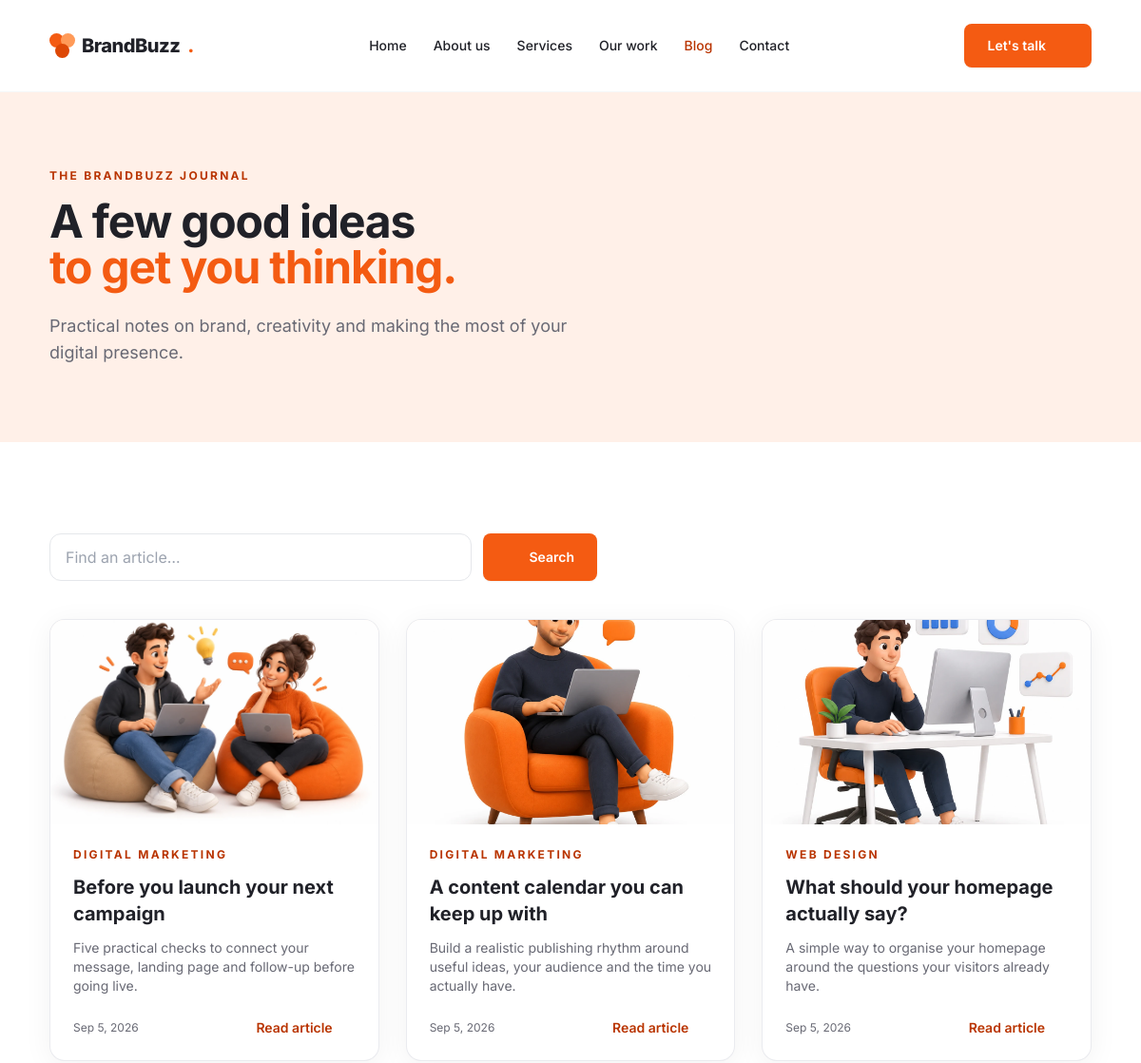
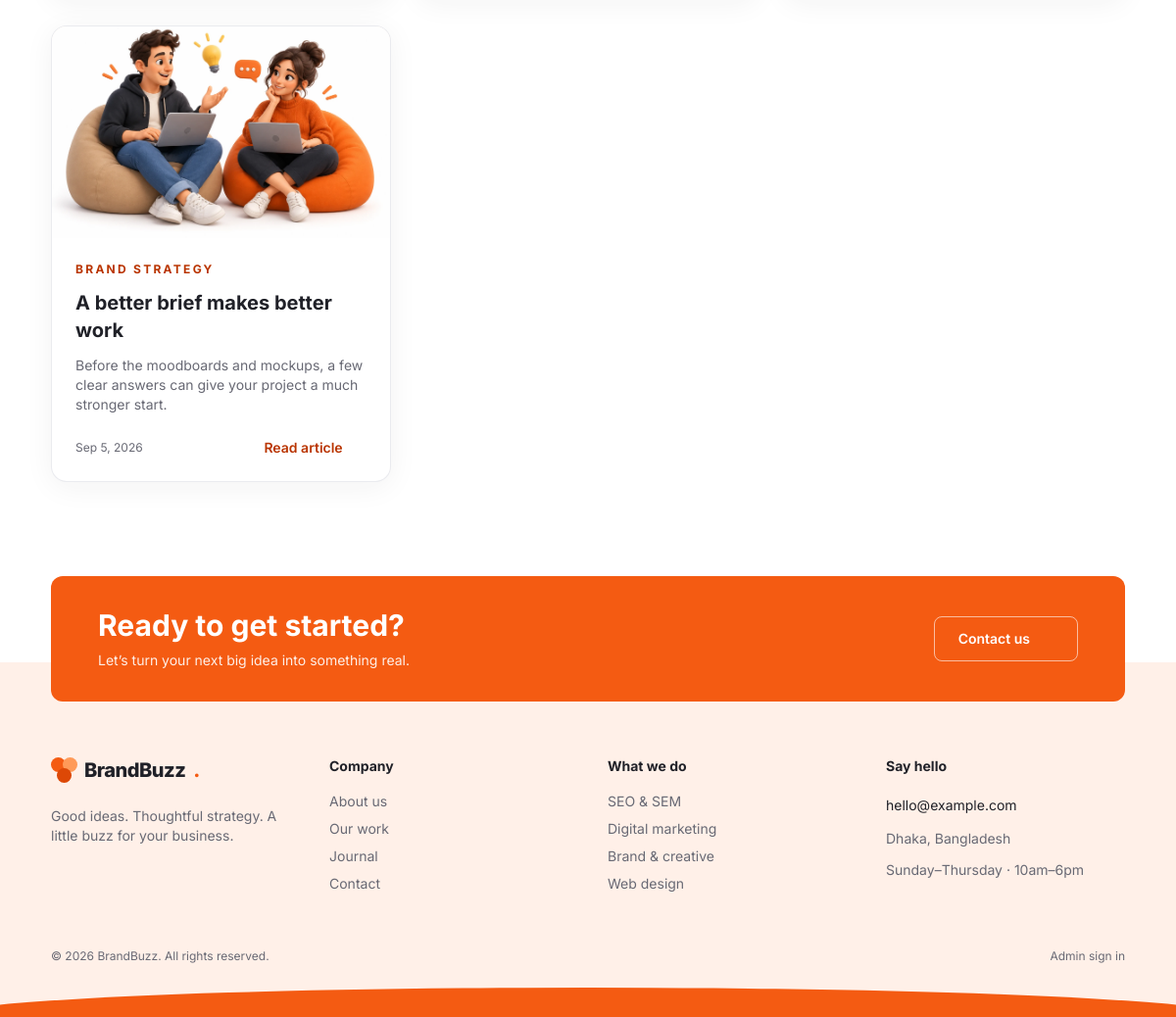
Screenshot of /blog.php with the database file from the repository (2 pictures, top to bottom).
### tables this page shows
CREATE TABLE IF NOT EXISTS blogs (
 id BIGINT UNSIGNED AUTO_INCREMENT PRIMARY KEY,
 title VARCHAR(140) NOT NULL,
 slug VARCHAR(160) NOT NULL UNIQUE,
 excerpt VARCHAR(300) NOT NULL,
 content MEDIUMTEXT NOT NULL,
 category VARCHAR(60) NOT NULL,
 author VARCHAR(100) NOT NULL,
 image VARCHAR(255) DEFAULT NULL,
 status ENUM('draft','published') NOT NULL DEFAULT 'draft',
 sort_order INT UNSIGNED NOT NULL DEFAULT 0,
 created_at TIMESTAMP NOT NULL DEFAULT CURRENT_TIMESTAMP,
 updated_at TIMESTAMP NOT NULL DEFAULT CURRENT_TIMESTAMP ON UPDATE CURRENT_TIMESTAMP,
 INDEX idx_blogs_status (status,id)
);

CREATE TABLE IF NOT EXISTS services (
 id BIGINT UNSIGNED AUTO_INCREMENT PRIMARY KEY,
 title VARCHAR(140) NOT NULL,
 slug VARCHAR(160) NOT NULL UNIQUE,
 excerpt VARCHAR(300) NOT NULL,
 content MEDIUMTEXT NOT NULL,
 icon VARCHAR(30) NOT NULL DEFAULT 'sparkles',
 accent VARCHAR(20) NOT NULL DEFAULT 'orange',
 status ENUM('draft','published') NOT NULL DEFAULT 'draft',
 sort_order INT UNSIGNED NOT NULL DEFAULT 0,
 created_at TIMESTAMP NOT NULL DEFAULT CURRENT_TIMESTAMP,
 updated_at TIMESTAMP NOT NULL DEFAULT CURRENT_TIMESTAMP ON UPDATE CURRENT_TIMESTAMP,
 INDEX idx_services_status_sort (status,sort_order)
);

### app/controllers/BlogController.php (called while the page is built, shortened)
<?php
final class BlogController {
    public static function index(): void {
        $search = substr(query('q'),0,100); $data = Blog::paginate(max(1,(int)query('page','1')),9,$search,true);
        public_page('blog/index',$data+['search'=>$search,'active'=>'blog','title'=>'Journal','canonical'=>page_url('blog')]);
    }
}

### public/blog.php (called while the page is built)
<?php
require dirname(__DIR__) . '/app/bootstrap.php';
BlogController::index();

### app/config/constants.php (called while the page is built, shortened)
<?php
function env(string $key, string $default = ''): string { $value = getenv($key); return $value === false ? $default : $value; }

### app/models/Setting.php (called while the page is built, shortened)
<?php
final class Setting {
    private static ?array $cache = null;
    public static function all(): array { if (self::$cache === null) self::$cache = Database::connection()->query('SELECT setting_key, setting_value FROM settings')->fetchAll(PDO::FETCH_KEY_PAIR); return self::$cache; }
    public static function get(string $key, string $default = ''): string { return (string)(self::all()[$key] ?? $default); }
}

### app/config/database.php (called while the page is built, shortened)
<?php
final class Database {
    private static ?PDO $connection = null;
    public static function connection(): PDO {
        if (self::$connection !== null) return self::$connection;
        $database = env('DB_DATABASE', 'brandbuzz_agency');
        $host = env('DB_HOST', '127.0.0.1');
        $port = (int) env('DB_PORT', '3306');
        self::$connection = new PDO("mysql:host={$host};port={$port};dbname={$database};charset=utf8mb4", env('DB_USERNAME', 'root'), env('DB_PASSWORD'), [
            PDO::ATTR_ERRMODE => PDO::ERRMODE_EXCEPTION,
            PDO::ATTR_DEFAULT_FETCH_MODE => PDO::FETCH_ASSOC,
            PDO::ATTR_EMULATE_PREPARES => false,
        ]);
        return self::$connection;
    }
}

### app/models/Model.php (called while the page is built, shortened)
<?php
abstract class Model {
    protected static string $table;
    public static function db(): PDO { return Database::connection(); }
    public static function published(): array { return static::db()->query('SELECT * FROM ' . static::$table . " WHERE status = 'published' ORDER BY sort_order ASC, id DESC")->fetchAll(); }
    public static function paginate(int $page = 1, int $perPage = 10, string $search = '', bool $public = false): array {
        $where = []; $values = [];
        if ($public) $where[] = "status = 'published'";
        $clause = $where ? ' WHERE ' . implode(' AND ', $where) : '';
        $count = static::db()->prepare('SELECT COUNT(*) FROM ' . static::$table . $clause); $count->execute($values); $total = (int)$count->fetchColumn();
        $pages = max(1, (int)ceil($total / $perPage)); $page = max(1, min($pages, $page)); $offset = ($page - 1) * $perPage;
        $stmt = static::db()->prepare('SELECT * FROM ' . static::$table . $clause . " ORDER BY id DESC LIMIT {$perPage} OFFSET {$offset}"); $stmt->execute($values);
        return ['items' => $stmt->fetchAll(), 'total' => $total, 'page' => $page, 'pages' => $pages];
    }
}

### app/bootstrap.php (called while the page is built, shortened)
<?php
require_once __DIR__ . '/config/constants.php';
require_once __DIR__ . '/config/database.php';
spl_autoload_register(function(string $class): void {
    foreach (['models','controllers'] as $directory) { $path = __DIR__ . '/' . $directory . '/' . $class . '.php'; if (is_file($path)) { require_once $path; return; } }
});
require_once __DIR__ . '/helpers/functions.php';

### resources/views/blog/index.php (the view)
<section class="page-intro"><div class="container-page"><p class="eyebrow">The BrandBuzz journal</p><h1>A few good ideas<br><span class="text-brand-500">to get you thinking.</span></h1><p class="text-muted text-lg mt-6 max-w-xl">Practical notes on brand, creativity and making the most of your digital presence.</p></div></section><section class="container-page section-space"><form method="get" class="flex gap-3 max-w-xl mb-10" action="<?= e(page_url('blog')) ?>" role="search"><label class="sr-only" for="blog-search">Search articles</label><input id="blog-search" type="search" name="q" value="<?= e($search) ?>" placeholder="Find an article…" maxlength="100"><button class="btn btn-primary" type="submit"><?= icon('search','w-4 h-4') ?><span>Search</span></button></form><div class="grid md:grid-cols-2 lg:grid-cols-3 gap-7"><?php foreach($items as $post): ?><article class="card overflow-hidden"><a href="<?= e(page_url('blog',['slug'=>$post['slug']])) ?>"><img class="w-full aspect-[16/10] object-cover bg-brand-50" src="<?= e(media($post['image'])) ?>" width="640" height="400" alt="<?= e($post['title']) ?>" loading="lazy"></a><div class="p-6"><p class="eyebrow mb-3"><?= e($post['category']) ?></p><h2 class="text-xl font-bold"><a class="hover:text-brand-600" href="<?= e(page_url('blog',['slug'=>$post['slug']])) ?>"><?= e($post['title']) ?></a></h2><p class="text-sm text-muted mt-3"><?= e($post['excerpt']) ?></p><div class="flex justify-between items-center mt-6 gap-3"><span class="text-xs text-muted"><?= e(date('M j, Y',strtotime($post['created_at']))) ?></span><a class="link-arrow" href="<?= e(page_url('blog',['slug'=>$post['slug']])) ?>">Read article <?= icon('arrow','w-4 h-4') ?></a></div></div></article><?php endforeach ?></div><?php if(!$items): ?><div class="card p-10 text-center"><h2 class="text-2xl font-bold">No articles found.</h2><p class="text-muted mt-3">Try another phrase or browse all articles.</p><a class="btn btn-outline mt-5" href="<?= e(page_url('blog')) ?>">All articles</a></div><?php endif ?><?php view('layouts/pagination',['page'=>$page,'pages'=>$pages,'paginationUrl'=>page_url('blog'),'paginationParams'=>['q'=>$search]]); ?></section>

### resources/views/layouts/header.php (shortened to what this page needs)
<!doctype html>
<html lang="en">
<head>
  <link rel="stylesheet" href="<?= e(asset('css/tailwind.css')) ?>">
</head>
<body>

### resources/views/layouts/navbar.php (shortened to what this page needs)
<?php $nav = ['index'=>'Home','about'=>'About us','services'=>'Services','portfolio'=>'Our work','blog'=>'Blog','contact'=>'Contact']; ?>
<header class="bg-white border-b border-gray-100/70">
  <div class="container-page flex items-center justify-between gap-6 h-24">
    <a class="brand" href="<?= e(page_url()) ?>" aria-label="<?= e(setting('site_name','BrandBuzz')) ?> home"><span class="brand-mark" aria-hidden="true"><i></i><i></i><i></i></span><?= e(setting('site_name','BrandBuzz')) ?><span>.</span></a>
    <nav class="hidden lg:flex items-center gap-7" aria-label="Main navigation">
      <?php foreach($nav as $file=>$label): ?><a class="nav-link <?= ($active ?? '') === $file ? 'active' : '' ?>" <?= ($active ?? '') === $file ? 'aria-current="page"' : '' ?> href="<?= e(page_url($file)) ?>"><?= e($label) ?></a><?php endforeach ?>
    </nav>
    <a href="<?= e(page_url('contact')) ?>" class="hidden lg:inline-flex btn btn-primary">Let's talk <?= icon('arrow','w-4 h-4') ?></a>
  </div>
</header>

### app/helpers/functions.php (shortened to what this page needs)
<?php
function e(mixed $value): string { return htmlspecialchars((string)($value ?? ''), ENT_QUOTES | ENT_SUBSTITUTE, 'UTF-8'); }
function query(string $key, string $default = ''): string { $v = $_GET[$key] ?? $default; return is_scalar($v) ? trim((string)$v) : $default; }
function base_path(): string {
    $script = str_replace('\\', '/', $_SERVER['SCRIPT_NAME'] ?? '');
    foreach (['/public/', '/admin/'] as $segment) { $pos = strpos($script, $segment); if ($pos !== false) return substr($script, 0, $pos); }
    $dir = str_replace('\\', '/', dirname($script));
    return $dir === '/' || $dir === '.' ? '' : rtrim($dir, '/');
}
function url(string $path = ''): string {
    $base = env('APP_URL');
    if ($base === '') $base = base_path();
    $base = rtrim($base, '/');
    $trimmed = ltrim($path, '/');
    return $trimmed === '' ? ($base !== '' ? $base . '/' : '/') : ($base !== '' ? $base . '/' . $trimmed : '/' . $trimmed);
}
function page_url(string $page = 'index', array $params = []): string {
    $page = trim($page, '/');
    if ($page === '' || $page === 'index') {
        $path = '';
    } else {
        $path = preg_replace('/\.php$/i', '', $page);
    }
    $query = $params ? '?' . http_build_query($params) : '';
    return url($path) . $query;
}
function asset(string $path): string { return url('public_assets/' . ltrim($path, '/')); }
function media(?string $path, string $fallback = 'images/agency.webp'): string {
    $path = $path ?: $fallback;
    return asset($path);
}
function view(string $name, array $data = []): void { extract($data, EXTR_SKIP); require ROOT_PATH . '/resources/views/' . $name . '.php'; }
function setting(string $key, string $fallback = ''): string { return Setting::get($key, $fallback); }
function public_page(string $template, array $data = []): void {
    view('layouts/header', $data); view('layouts/navbar', $data); echo '<main id="main-content">'; view($template, $data); echo '</main>'; view('layouts/footer', $data);
}
function icon(string $name, string $class = 'w-5 h-5'): string {
    $paths = [
      'arrow' => '<path d="M5 12h14M13 6l6 6-6 6"/>', 'chevron' => '<path d="m9 5 7 7-7 7"/>',
      'search' => '<circle cx="10.5" cy="10.5" r="6.5"/><path d="m16 16 5 5"/>',
      'megaphone' => '<path d="m3 10 15-6v16L3 14zM6 15l2 6h3l-2-5M21 8v8"/>',
      'sparkles' => '<path d="m12 3 2.8 6.2L21 12l-6.2 2.8L12 21l-2.8-6.2L3 12l6.2-2.8zM20 2v4M18 4h4"/>',
      'code' => '<path d="m8 6-6 6 6 6m8-12 6 6-6 6m-3-15-2 18"/>',
      'check' => '<path d="m5 12 4 4L19 6"/>', 'menu' => '<path d="M4 6h16M4 12h16M4 18h16"/>',
      'close' => '<path d="m6 6 12 12M6 18 18 6"/>', 'mail' => '<rect x="3" y="5" width="18" height="14" rx="2"/><path d="m3 6 9 7 9-7"/>',
      'phone' => '<path d="m5 3 4 1 1 5-3 2a16 16 0 0 0 6 6l2-3 5 1 1 4c0 2-3 3-5 2C9 19 5 15 3 8 2 6 3 3 5 3Z"/>',
      'pin' => '<path d="M20 10c0 6-8 12-8 12S4 16 4 10a8 8 0 1 1 16 0Z"/><circle cx="12" cy="10" r="2.5"/>',
      'grid' => '<rect x="3" y="3" width="7" height="7" rx="1"/><rect x="14" y="3" width="7" height="7" rx="1"/><rect x="3" y="14" width="7" height="7" rx="1"/><rect x="14" y="14" width="7" height="7" rx="1"/>',
      'folder' => '<path d="M3 7V5a2 2 0 0 1 2-2h5l2 3h7a2 2 0 0 1 2 2v11a2 2 0 0 1-2 2H5a2 2 0 0 1-2-2Z"/>',
      'file' => '<path d="M14 2H5v20h14V7zM14 2v5h5M8 12h8M8 16h8"/>',
      'settings' => '<path d="M4 6h16M4 12h16M4 18h16"/><circle cx="8" cy="6" r="2"/><circle cx="16" cy="12" r="2"/><circle cx="10" cy="18" r="2"/>',
      'logout' => '<path d="M9 4H4v16h5m6-13 5 5-5 5M8 12h12"/>',
      'edit' => '<path d="m16 3 5 5-12 12-6 1 1-6Z M13 6l5 5"/>',
      'trash' => '<path d="M3 6h18M9 6V3h6v3M5 6l1 15h12l1-15M10 10v7M14 10v7"/>',
      'plus' => '<path d="M12 4v16M4 12h16"/>', 'eye' => '<path d="M2 12s4-7 10-7 10 7 10 7-4 7-10 7S2 12 2 12Z"/><circle cx="12" cy="12" r="3"/>',
      'lock' => '<rect x="4" y="10" width="16" height="11" rx="2"/><path d="M8 10V6a4 4 0 0 1 8 0v4M12 14v3"/>',
      'star' => '<path d="m12 2 3 6.4 7 .9-5.1 4.9 1.2 6.9L12 18l-6.1 3.1 1.2-6.9L2 9.3l7-.9Z"/>',
    ];
    return '<svg class="' . e($class) . '" viewBox="0 0 24 24" fill="none" stroke="currentColor" stroke-width="1.7" stroke-linecap="round" stroke-linejoin="round" aria-hidden="true">' . ($paths[$name] ?? $paths['sparkles']) . '</svg>';
}

### resources/views/layouts/footer.php (shortened to what this page needs)
<?php if(($active ?? '') !== 'contact') view('home/cta'); ?>
<footer class="bg-peach pt-24 overflow-hidden">
  <div class="container-page grid sm:grid-cols-2 lg:grid-cols-4 gap-10 pb-14">
    <div><a class="brand" href="<?= e(page_url()) ?>"><span class="brand-mark" aria-hidden="true"><i></i><i></i><i></i></span><?= e(setting('site_name','BrandBuzz')) ?><span>.</span></a><p class="mt-4 text-sm text-muted max-w-xs"><?= e(setting('footer_text','Good ideas. Thoughtful strategy. A little buzz for your business.')) ?></p></div>
    <div><h3 class="text-sm font-bold mb-4">Company</h3><ul class="space-y-2 text-sm text-muted"><?php foreach(['about'=>'About us','portfolio'=>'Our work','blog'=>'Journal','contact'=>'Contact'] as $key=>$label): ?><li><a class="hover:text-brand-600" href="<?= e(page_url($key)) ?>"><?= e($label) ?></a></li><?php endforeach ?></ul></div>
    <div><h3 class="text-sm font-bold mb-4">What we do</h3><ul class="space-y-2 text-sm text-muted"><?php foreach(array_slice(Service::published(),0,4) as $item): ?><li><a class="hover:text-brand-600" href="<?= e(page_url('services',['slug'=>$item['slug']])) ?>"><?= e($item['title']) ?></a></li><?php endforeach ?></ul></div>
    <div><h3 class="text-sm font-bold mb-4">Say hello</h3><a class="text-sm break-words hover:text-brand-600" href="mailto:<?= e(setting('contact_email','hello@example.com')) ?>"><?= e(setting('contact_email','hello@example.com')) ?></a><p class="text-sm text-muted mt-3"><?= e(setting('contact_address','Dhaka, Bangladesh')) ?></p><p class="text-sm text-muted mt-3"><?= e(setting('office_hours','Sunday–Thursday · 10am–6pm')) ?></p></div>
  </div>
  <div class="container-page flex flex-wrap justify-between gap-4 pb-6 text-xs text-muted"><p>© <?= date('Y') ?> <?= e(setting('site_name','BrandBuzz')) ?>. All rights reserved.</p><a href="<?= e(url('admin/login.php')) ?>" class="hover:text-brand-600">Admin sign in</a></div>
  <div class="footer-wave" aria-hidden="true"></div>
</footer>
</body></html>

### resources/views/home/cta.php
<div class="container-page relative z-10 -mb-10"><section class="rounded-xl bg-brand-500 text-white px-8 py-8 md:px-12 flex flex-col sm:flex-row gap-6 sm:items-center justify-between"><div><h2 class="text-2xl md:text-3xl font-bold"><?= e(setting('cta_title','Ready to get started?')) ?></h2><p class="text-sm mt-2 text-white/90"><?= e(setting('cta_description','Let’s turn your next big idea into something real.')) ?></p></div><a class="btn btn-light flex-none" href="<?= e(page_url('contact')) ?>">Contact us <?= icon('arrow','w-4 h-4') ?></a></section></div>

### rows the page displays
blogs: image (picture), category "DIGITAL MARKETING", title "Before you launch your next campaign", excerpt "Five practical checks to connect your message, landing page and follow-up before going live.", created_at "Sep 5, 2026"
blogs: image (picture), category "DIGITAL MARKETING", title "A content calendar you can keep up with", excerpt "Build a realistic publishing rhythm around useful ideas, your audience and the time you actually have.", created_at "Sep 5, 2026"
blogs: image (picture), category "WEB DESIGN", title "What should your homepage actually say?", excerpt "A simple way to organise your homepage around the questions your visitors already have.", created_at "Sep 5, 2026"
blogs: image (picture), category "BRAND STRATEGY", title "A better brief makes better work", excerpt "Before the moodboards and mockups, a few clear answers can give your project a much stronger start.", created_at "Sep 5, 2026"
services: title "SEO & SEM"
services: title "Digital marketing"
services: title "Brand & creative"
services: title "Web design"

### other values shown
setting('site_name','BrandBuzz') "BrandBuzz"
$label "Home"
$label "About us"
$label "Services"
$label "Our work"
$label "Blog"
$label "Contact"
setting('cta_title','Ready to get started?') "Ready to get started?"
$label "Journal"
setting('contact_email','hello@example.com') "hello@example.com"
setting('contact_address','Dhaka, Bangladesh') "Dhaka, Bangladesh"
setting('office_hours','Sunday–Thursday · 10am–6pm') "Sunday–Thursday · 10am–6pm"
